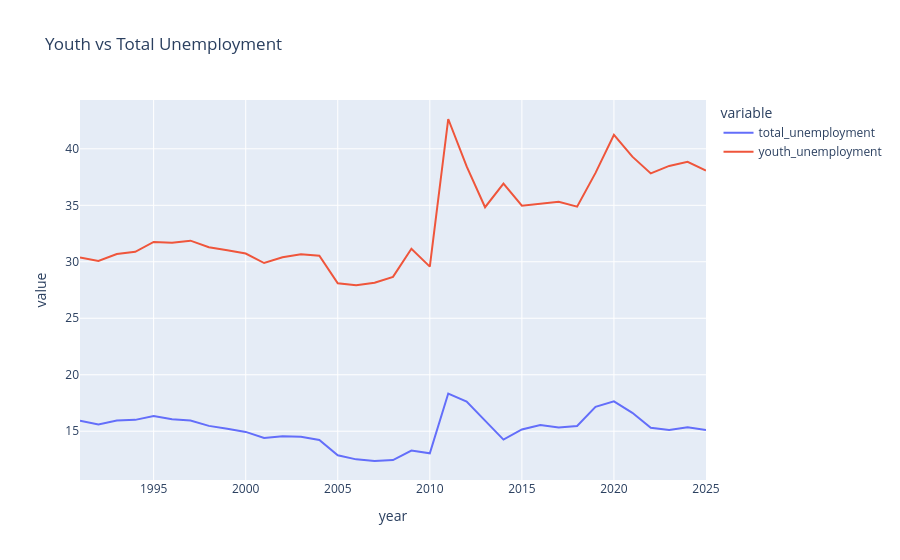

The notebook cell saved with this chart:
### Markdown cell above
### ⚖️ Youth vs Total Unemployment

This comparison highlights the gap between youth and overall unemployment.

### Code cell
fig = px.line(
    df,
    x="year",
    y=["total_unemployment", "youth_unemployment"],
    title="Youth vs Total Unemployment"
)

fig.show()

### Figure 1 — Plotly figure (JSON) as saved in the notebook; plotly's stock layout.template omitted (floating-point values rounded to 4 significant figures)
{"data": [{"hovertemplate": "variable=total_unemployment<br>year=%{x}<br>value=%{y}<extra></extra>", "legendgroup": "total_unemployment", "line": {"color": "#636efa", "dash": "solid"}, "marker": {"symbol": "circle"}, "mode": "lines", "name": "total_unemployment", "orientation": "v", "showlegend": true, "type": "scatter", "x": [1991, 1992, 1993, 1994, 1995, 1996, 1997, 1998, 1999, 2000, 2001, 2002, 2003, 2004, 2005, 2006, 2007, 2008, 2009, 2010, 2011, 2012, 2013, 2014, 2015, 2016, 2017, 2018, 2019, 2020, 2021, 2022, 2023, 2024, 2025], "xaxis": "x", "y": [15.94, 15.6, 15.95, 16.01, 16.35, 16.06, 15.94, 15.47, 15.21, 14.94, 14.4, 14.55, 14.51, 14.23, 12.87, 12.51, 12.37, 12.44, 13.29, 13.05, 18.33, 17.63, 15.93, 14.26, 15.16, 15.56, 15.33, 15.46, 17.15, 17.65, 16.63, 15.3, 15.11, 15.34, 15.11], "yaxis": "y"}, {"hovertemplate": "variable=youth_unemployment<br>year=%{x}<br>value=%{y}<extra></extra>", "legendgroup": "youth_unemployment", "line": {"color": "#EF553B", "dash": "solid"}, "marker": {"symbol": "circle"}, "mode": "lines", "name": "youth_unemployment", "orientation": "v", "showlegend": true, "type": "scatter", "x": [1991, 1992, 1993, 1994, 1995, 1996, 1997, 1998, 1999, 2000, 2001, 2002, 2003, 2004, 2005, 2006, 2007, 2008, 2009, 2010, 2011, 2012, 2013, 2014, 2015, 2016, 2017, 2018, 2019, 2020, 2021, 2022, 2023, 2024, 2025], "xaxis": "x", "y": [30.38, 30.07, 30.69, 30.88, 31.75, 31.68, 31.87, 31.29, 31.02, 30.73, 29.89, 30.39, 30.66, 30.53, 28.1, 27.91, 28.14, 28.66, 31.15, 29.57, 42.64, 38.44, 34.83, 36.91, 34.97, 35.12, 35.31, 34.88, 37.87, 41.24, 39.31, 37.83, 38.48, 38.85, 38.08], "yaxis": "y"}], "layout": {"legend": {"title": {"text": "variable"}, "tracegroupgap": 0}, "title": {"text": "Youth vs Total Unemployment"}, "xaxis": {"anchor": "y", "domain": [0, 1], "title": {"text": "year"}}, "yaxis": {"anchor": "x", "domain": [0, 1], "title": {"text": "value"}}}}
